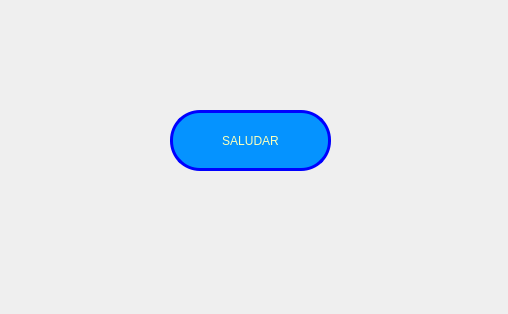
<?xml version="1.0" encoding="UTF-8"?>
<ui version="4.0">
 <class>Dialog</class>
 <widget class="QDialog" name="Dialog">
  <property name="geometry">
   <rect>
    <x>0</x>
    <y>0</y>
    <width>508</width>
    <height>314</height>
   </rect>
  </property>
  <property name="windowTitle">
   <string>Dialog</string>
  </property>
  <widget class="QPushButton" name="btn_saludar">
   <property name="geometry">
    <rect>
     <x>170</x>
     <y>110</y>
     <width>161</width>
     <height>61</height>
    </rect>
   </property>
   <property name="styleSheet">
    <string notr="true">background-color: rgb(5, 147, 255);
color: rgb(250, 255, 187);
border-radius: 30px;
border: 3px solid blue;</string>
   </property>
   <property name="text">
    <string>SALUDAR</string>
   </property>
  </widget>
 </widget>
 <resources/>
 <connections/>
</ui>
